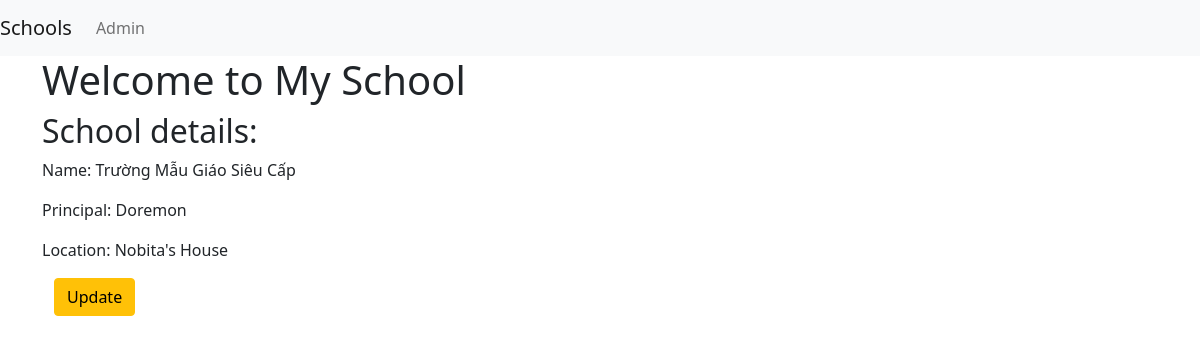
/basic_app/1/, run on the app's committed database.
### basic_app/models.py (models this page shows, shortened)
class School(models.Model):
    name = models.CharField(max_length=256)
    principal = models.CharField(max_length=256)
    location = models.CharField(max_length=256)

### basic_app/views.py (the view)
# urls.py: re_path(r'^(?P<pk>[\d]+)/$', views.SchoolDetailView.as_view(), name='detail'),
class SchoolDetailView(DetailView):
    context_object_name ='school_detail'
    model = models.School
    template_name = 'basic_app/school_detail.html'

### basic_app/templates/basic_app/school_detail.html (shortened to what this page needs)
{% extends 'basic_app/basic_app_base.html' %} {% block body_block %}
<div class="jumbotron">
  <h1>Welcome to My School</h1>
  <h2>School details:</h2>
  <p>Name: {{school_detail.name}}</p>
  <p>Principal: {{school_detail.principal}}</p>
  <p>Location: {{school_detail.location }}</p>
</div>
<div class="container">
  <p>
    <a class="btn btn-warning" href={% url 'basic_app:update' pk=school_detail.pk %}>Update </a>
  </p>
</div>
{% endblock %}

### data on the page
School: name "Trường Mẫu Giáo Siêu Cấp", principal "Doremon", location "Nobita's House"
